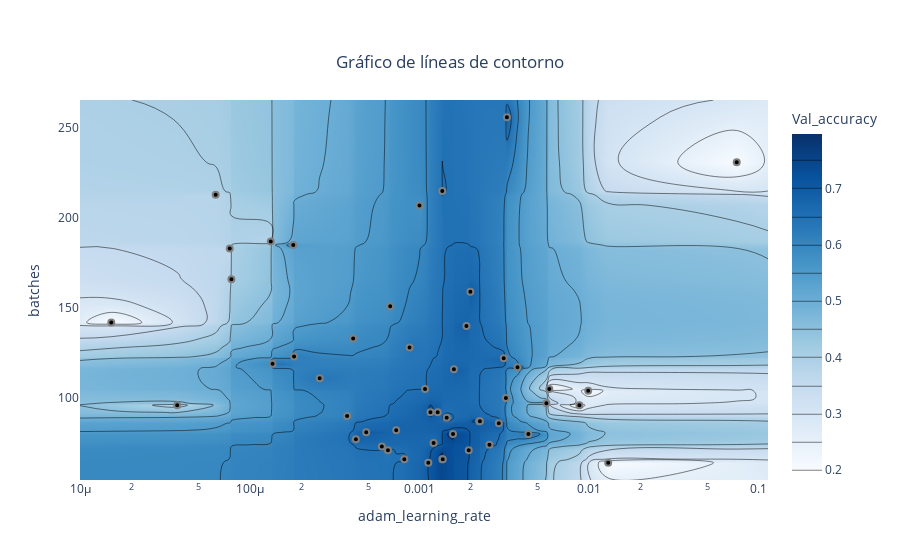

The notebook cell saved with this chart:
### Code cell
fig = optuna.visualization.plot_contour(study_CNN, params=["adam_learning_rate", "batches"],target_name="Val_accuracy")
config = {
  'toImageButtonOptions': {
    'format': 'png', # one of png, svg, jpeg, webp
    'filename': 'custom_image',
    'height': 500,
    'width': 1000,
    'scale':4 # Multiply title/legend/axis/canvas sizes by this factor
  }
}
fig.update_layout(title={
                    'text':"Gráfico de líneas de contorno",
                    'x':0.5, #Centrar el título horizontalmente
                    'y':0.90, #Posicionar el título en la parte superior
                    'xanchor': 'center',
                    'yanchor': 'top'})
fig.show( config=config)

### Figure 1 — Plotly figure (JSON) as saved in the notebook; plotly's stock layout.template omitted (floating-point values rounded to 4 significant figures; data arrays with more than 128 entries replaced by an {"elided": "..."} marker saying what was removed)
{"data": [{"colorbar": {"title": {"text": "Val_accuracy"}}, "colorscale": [[0, "rgb(247,251,255)"], [0.125, "rgb(222,235,247)"], [0.25, "rgb(198,219,239)"], [0.375, "rgb(158,202,225)"], [0.5, "rgb(107,174,214)"], [0.625, "rgb(66,146,198)"], [0.75, "rgb(33,113,181)"], [0.875, "rgb(8,81,156)"], [1, "rgb(8,48,107)"]], "connectgaps": true, "contours": {"coloring": "heatmap"}, "hoverinfo": "none", "line": {"smoothing": 1.3}, "reversescale": false, "type": "contour", "x": [9.939e-06, 1.52e-05, 3.722e-05, 6.276e-05, 7.597e-05, 7.774e-05, 0.0001326, 0.0001359, 0.00018, 0.0001821, 0.0002578, 0.000374, 0.0004062, 0.0004214, 0.0004851, 0.0005996, 0.0006514, 0.0006718, 0.0007289, 0.0008137, 0.0008734, 0.001, 0.001078, 0.001127, 0.00116, 0.001211, 0.00128, 0.001362, 0.001363, 0.001372, 0.001447, 0.001576, 0.001596, 0.001892, 0.001952, 0.001996, 0.002248, 0.002272, 0.002585, 0.002937, 0.003139, 0.003234, 0.003279, 0.003786, 0.004385, 0.005606, 0.005831, 0.008779, 0.009892, 0.01298, 0.07435, 0.1137], "y": [54.4, 64, 66, 71, 73, 74, 75, 77, 80, 81, 82, 86, 87, 89, 90, 92, 96, 97, 100, 104, 105, 111, 116, 117, 119, 122, 123, 128, 133, 140, 142, 151, 159, 166, 183, 185, 187, 207, 213, 215, 231, 256, 265.6], "z": {"elided": "43x52 float values"}}, {"marker": {"color": "black", "line": {"color": "Grey", "width": 2}}, "mode": "markers", "showlegend": false, "type": "scatter", "x": [7.774e-05, 0.001363, 0.0001359, 6.276e-05, 0.009892, 0.0001821, 7.597e-05, 3.722e-05, 0.001576, 0.07435, 0.001362, 0.001372, 0.0005996, 1.52e-05, 0.004385, 0.000374, 0.003279, 0.0004062, 0.01298, 0.001078, 0.001996, 0.0008137, 0.002248, 0.0002578, 0.0007289, 0.001127, 0.005606, 0.0004214, 0.001892, 0.00018, 0.0006718, 0.002272, 0.001447, 0.003139, 0.001211, 0.005831, 0.001596, 0.008779, 0.002585, 0.0001326, 0.0008734, 0.003786, 0.002937, 0.001952, 0.003234, 0.0004851, 0.00116, 0.00128, 0.0006514, 0.001], "y": [166, 215, 119, 213, 104, 123, 183, 96, 80, 231, 66, 66, 73, 142, 80, 90, 256, 133, 64, 105, 159, 66, 87, 111, 82, 64, 97, 77, 140, 185, 151, 87, 89, 122, 75, 105, 116, 96, 74, 187, 128, 117, 86, 71, 100, 81, 92, 92, 71, 207]}], "layout": {"title": {"text": "Gráfico de líneas de contorno", "x": 0.5, "xanchor": "center", "y": 0.9, "yanchor": "top"}, "xaxis": {"range": [-5.003, -0.9442], "title": {"text": "adam_learning_rate"}, "type": "log"}, "yaxis": {"range": [54.4, 265.6], "title": {"text": "batches"}}}}
